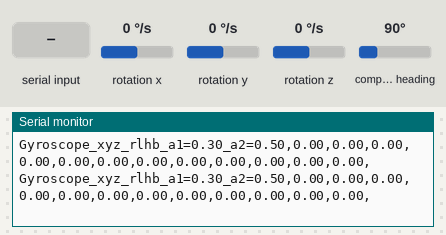
Simulated run of this sketch. Board: Arduino Nano 33 BLE. Shown: the last lines printed to the serial monitor. The inputs (shaded band) are chosen by the test bench; at power-on: compass heading 90°, rotation x 0 °/s, rotation y 0 °/s, rotation z 0 °/s.

Above: at 1.2 s.
1.3 s: "m\n" received over Serial
At 1.9 s:
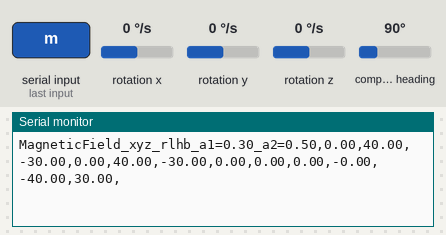
2.8 s: compass heading set to 180°
At 3.6 s:
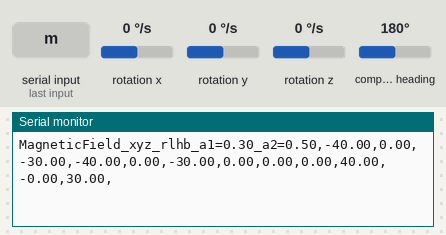

The sketch:

IMU_Test.ino
```cpp
#include <Arduino_LSM9DS1.h>

bool xAxis = true, yAxis = true, zAxis = true;
const byte accelSense = 0, gyroSense = 1, magSense = 2;

byte sensor = 1; // Acceleration

float emaAlphaLow = 0.3f;
float emaAlphaHigh = 0.5f;
bool reading = true, lowpass = true, highpass = true, bandpass = true;
const byte rIndex = 0, lIndex = 3, hIndex = 4, bIndex = 5;
float xPasses[6], yPasses[6], zPasses[6];

void setup() {
  // put your setup code here, to run once:
  Serial.begin(9600);
  IMU.begin();

  pinMode(5, INPUT_PULLUP);
}

void loop() {
  // put your main code here, to run repeatedly:
  processSerial();

  String title = "";
  float x, y, z;
  switch (sensor) {
    case accelSense:
      if (IMU.accelerationAvailable()) {
        IMU.readAcceleration(x, y, z);
        title = "Acceleration_";
      }
      break;
    case gyroSense:
      if (IMU.gyroscopeAvailable()) {
        IMU.readGyroscope(x, y, z);
        title = "Gyroscope_";
      }
      break;
    case magSense:
      if (IMU.magneticFieldAvailable()) {
        IMU.readMagneticField(x, y, z);
        title = "MagneticField_";
      }
      break;
  }
  if (title == "") {
    return;
  }

  if (xAxis) {
    title += 'x';
    calculatePasses(x, xPasses);
  }
  if (yAxis) {
    title += 'y';
    calculatePasses(y, yPasses);
  }
  if (zAxis) {
    title += 'z';
    calculatePasses(z, zPasses);
  }
  title += '_';

  String values = "";
  if (reading) {
    title += 'r';
    if (xAxis) values += String(xPasses[rIndex]) + ',';
    if (yAxis) values += String(yPasses[rIndex]) + ',';
    if (zAxis) values += String(zPasses[rIndex]) + ',';
  }
  if (lowpass) {
    title += 'l';
    if (xAxis) values += String(xPasses[lIndex]) + ',';
    if (yAxis) values += String(yPasses[lIndex]) + ',';
    if (zAxis) values += String(zPasses[lIndex]) + ',';
  }
  if (highpass) {
    title += 'h';
    if (xAxis) values += String(xPasses[hIndex]) + ',';
    if (yAxis) values += String(yPasses[hIndex]) + ',';
    if (zAxis) values += String(zPasses[hIndex]) + ',';
  }
  if (bandpass) {
    title += 'b';
    if (xAxis) values += String(xPasses[bIndex]) + ',';
    if (yAxis) values += String(yPasses[bIndex]) + ',';
    if (zAxis) values += String(zPasses[bIndex]) + ',';
  }
  title += '_';
  title += "a1=" + String(emaAlphaLow) + '_';
  title += "a2=" + String(emaAlphaHigh);

  Serial.println(title + "," + values);
}

void calculatePasses(float f, float arr[]) {
  arr[rIndex] = f;
  arr[1] = (emaAlphaLow * f) + ((1 - emaAlphaLow) * arr[1]);
  arr[2] = (emaAlphaHigh * f) + ((1 - emaAlphaHigh) * arr[2]);
  arr[lIndex] = arr[1];
  arr[hIndex] = f - arr[2];
  arr[bIndex] = arr[4] - arr[3];
}

void processSerial() {
  while (Serial.available()) {
    char c = Serial.read();
    switch (c) {
      case 'x': xAxis = !xAxis; break;
      case 'y': yAxis = !yAxis; break;
      case 'z': zAxis = !zAxis; break;

      case 'a': sensor = accelSense; break;
      case 'g': sensor = gyroSense; break;
      case 'm': sensor = magSense; break;

      case 'r': reading = !reading; break;
      case 'l': lowpass = !lowpass; break;
      case 'h': highpass = !highpass; break;
      case 'b': bandpass = !bandpass; break;
    }
    if (c == '1' || c == '2') {
      float number = 0.0f;
      int numNumbers = 0;
      char c2 = ' ';
      while (c2 != '\n') {
        if (!Serial.available()) {
          delay(1);
        }
        c2 = Serial.read();
        if (c2 == '.') { // Ignore everything before a period
          number = 0.0f;
          numNumbers = 0;
        }
        else if (c2 >= '0' && c2 <= '9') { // If a number was sent
          int n = c2 - '0';
          number += (float)n / pow(10, ++numNumbers);
        }
      }
      switch (c) {
        case '1': emaAlphaLow = number; break;
        case '2': emaAlphaHigh = number; break;
      }
    }
  }
}
```

Measured:
- after the input at 1.3 s, the serial monitor: prints a new line at once (image 1)
- after the input at 2.8 s, the serial monitor: prints a new line at once (image 2)
